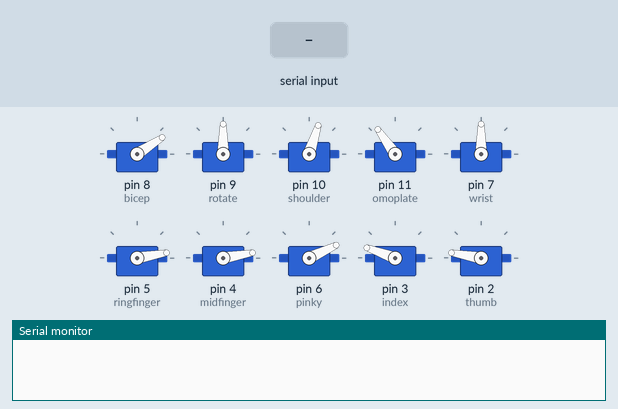
Simulated run of this sketch. Board: Arduino Mega 2560, built with avr-gcc and run on an emulated ATmega2560. On the bench: 10 × servo, the last lines printed to the serial monitor. Inputs (shaded band) come from the test bench.

Above: at 1.2 s.
1.3 s: "1\n" received over Serial
At 2.9 s:
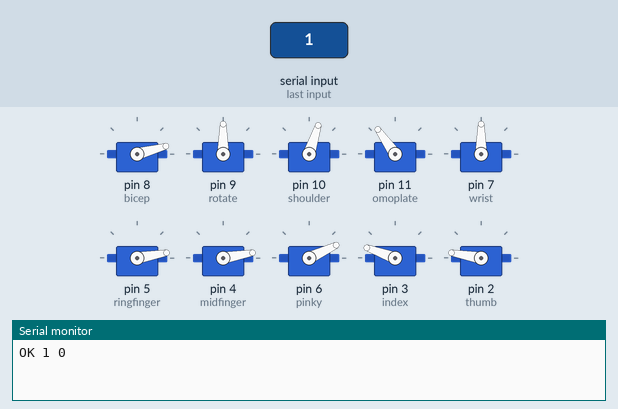
3.8 s: "1,90,45\n" received over Serial
At 4.2 s:
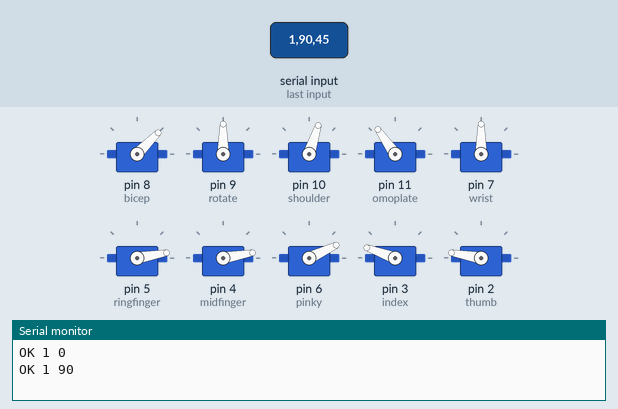
5.3 s: "2\n" received over Serial
At 7.2 s:
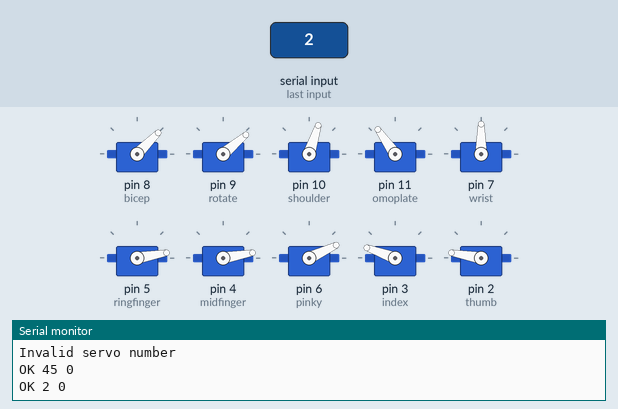
7.8 s: "3\n" received over Serial
At 10.0 s:
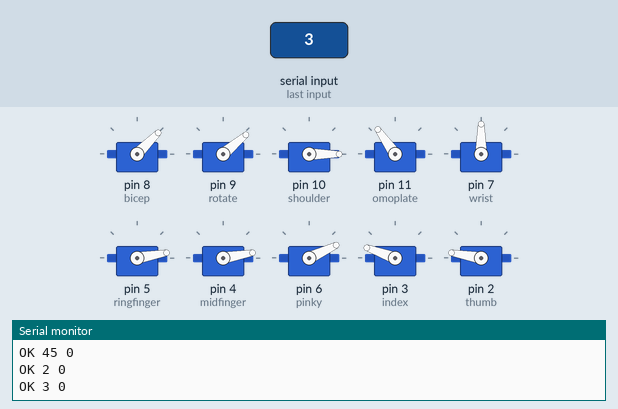
10.3 s: "4\n" received over Serial
At 12.2 s:
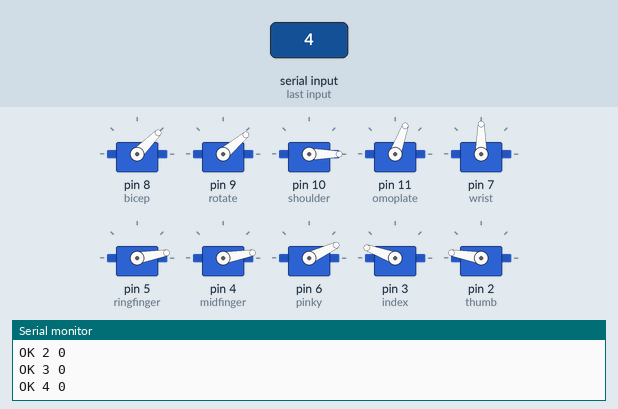
12.8 s: "5\n" received over Serial
At 14.1 s:
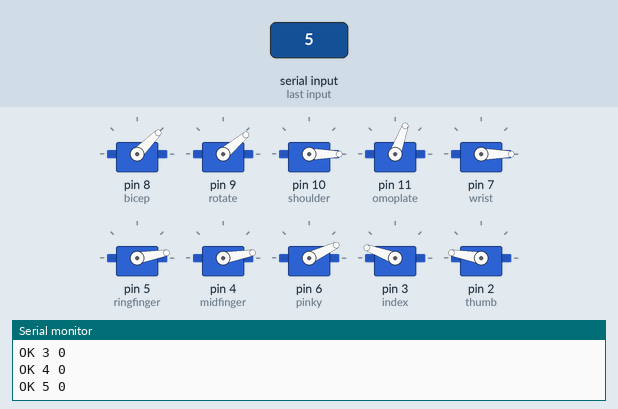
Timing chart, 0 to 15.8 s (numbered marks = the images above; inputs shaded):
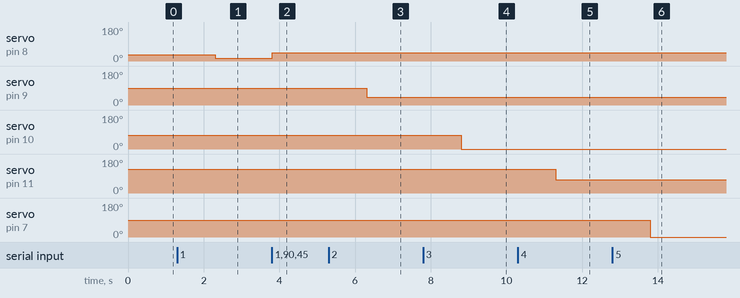

The sketch:

RightArduino.ino
```cpp
#include <Servo.h>
#include <Wire.h>

// Shoulder Servos
Servo bicep; // Servo 1
Servo rotate; // Servo 2
Servo shoulder; // Servo 3
Servo omoplate; // Servo 4

// Hand servos
Servo wrist; // Servo 5
Servo ringfinger; // Servo 6
Servo midfinger; // Servo 7
Servo pinky; // Servo 8
Servo index; // Servo 9
Servo thumb; // Servo 10

// Min and max positions for the shoulder and jaw servos
int bicep_min = 15;
int bicep_max = 45;

int rotate_min = 40;
int rotate_max = 90;

int shoulder_min = 0;
int shoulder_max = 110;

int omoplate_min = 70;
int omoplate_max = 125;

// Min and max positions for the hand
int wrist_min = 0;
int wrist_max = 180;

int ringfinger_min = 10;
int ringfinger_max = 160;

int midfinger_min = 10;
int midfinger_max = 160;

int pinky_min = 25;
int pinky_max = 170;

int index_min = 5;
int index_max = 160;

int thumb_min = 90;
int thumb_max = 170;

void setup() {
  Serial.begin(9600); // Updated baud rate

  // Attach servos
  bicep.attach(8);
  rotate.attach(9);
  shoulder.attach(10);
  omoplate.attach(11);
  wrist.attach(7);
  ringfinger.attach(5);
  midfinger.attach(4);
  pinky.attach(6);
  index.attach(3);
  thumb.attach(2);

  // Set initial positions
  bicep.write(33);
  rotate.write(90);
  shoulder.write(72);
  omoplate.write(125);

  wrist.write(90);
  ringfinger.write(10);
  midfinger.write(10);
  pinky.write(25);
  index.write(160);
  thumb.write(170);
}

void loop() {
  if (Serial.available()) {
    int servoNum = Serial.parseInt(); // Get servo number
    int angle = Serial.parseInt();    // Get angle

    // Clear remaining input to avoid leftover characters (optional)
    while (Serial.available()) Serial.read();

    // Clamp the angle to [0,180]
    angle = constrain(angle, 0, 180);

    switch (servoNum) {
      case 1:
        bicep.write(constrain(angle, bicep_min, bicep_max));
        break;
      case 2:
        rotate.write(constrain(angle, rotate_min, rotate_max));
        break;
      case 3:
        shoulder.write(constrain(angle, shoulder_min, shoulder_max));
        break;
      case 4:
        omoplate.write(constrain(angle, omoplate_min, omoplate_max));
        break;
      case 5:
        wrist.write(constrain(angle, wrist_min, wrist_max));
        break;
      case 6:
        ringfinger.write(constrain(angle, ringfinger_min, ringfinger_max));
        break;
      case 7:
        midfinger.write(constrain(angle, midfinger_min, midfinger_max));
        break;
      case 8:
        pinky.write(constrain(angle, pinky_min, pinky_max));
        break;
      case 9:
        index.write(constrain(angle, index_min, index_max));
        break;
      case 10:
        thumb.write(constrain(angle, thumb_min, thumb_max));
        break;
      default:
        // Optional: send an error message
        Serial.println("Invalid servo number");
        break;
    }

    // Optional: confirm the action (for Jetson to sync)
    Serial.print("OK ");
    Serial.print(servoNum);
    Serial.print(" ");
    Serial.println(angle);
  }
}
```

Measured:
- after the input at 1.3 s, servo on pin 8 (bicep): 33° → 15° after 1.0 s
- after the input at 3.8 s, servo on pin 8 (bicep): 15° → 45° at once
- after the input at 5.3 s, servo on pin 9 (rotate): 90° → 40° after 1.0 s
- after the input at 7.8 s, servo on pin 10 (shoulder): 72° → 0° after 1.0 s
- after the input at 10.3 s, servo on pin 11 (omoplate): 125° → 70° after 1.0 s
- after the input at 12.8 s, servo on pin 7 (wrist): 90° → 0° after 1.0 s
